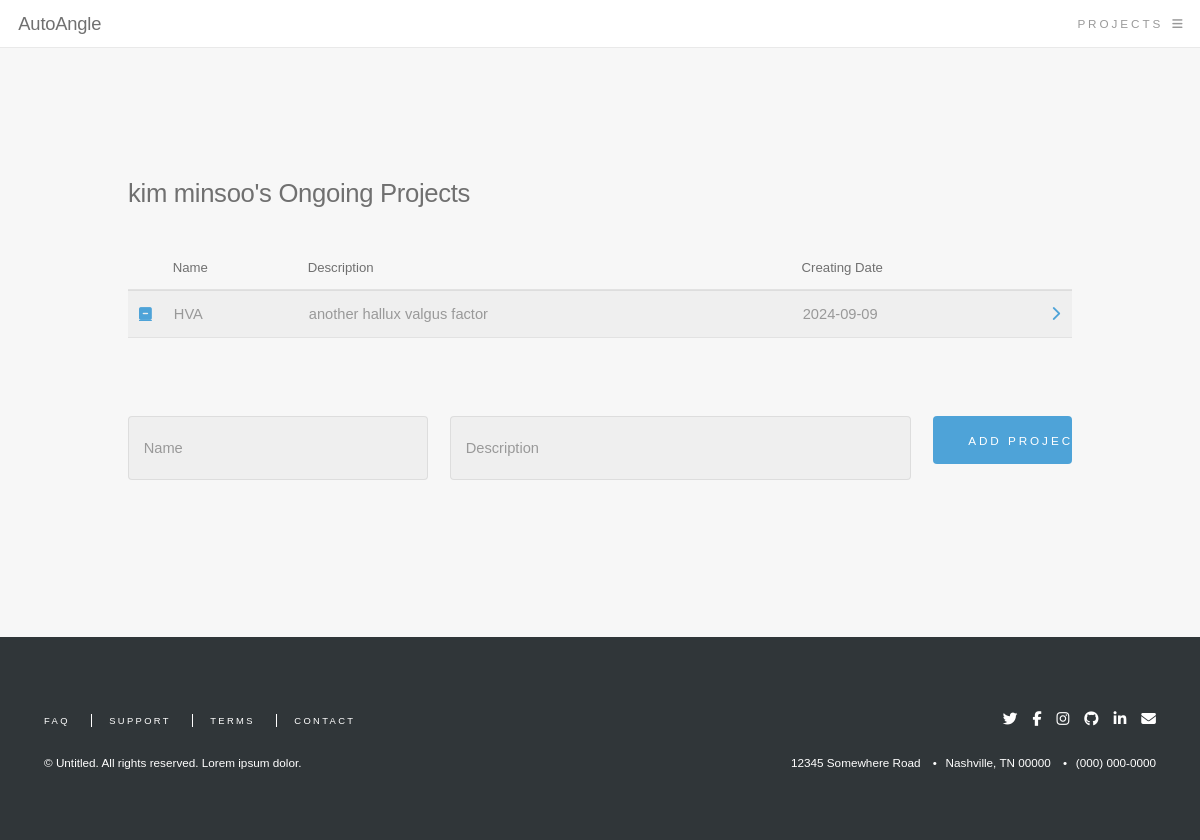
The app's page /project (signed in) with its own data.
### main.py (models this page shows)
class User(db.Model, UserMixin):
    __tablename__ = 'user'
    id = db.Column(db.Integer, primary_key=True)
    name = db.Column(db.String(100), nullable=False)
    email = db.Column(db.String(100), unique=True, nullable=False)
    password = db.Column(db.String(100), nullable=False)
    projects = db.relationship('Project', backref='owner', lazy=True)

class Project(db.Model):
    __tablename__ = 'project'
    id = db.Column(db.Integer, primary_key=True)
    name = db.Column(db.String(100),nullable=False)
    description = db.Column(db.String(255),nullable=False)
    project_time = db.Column(db.String(100))
    user_id = db.Column(db.Integer, db.ForeignKey('user.id'), nullable=False)
    files = db.relationship('File', backref='project', lazy=True)

### main.py (the view, shortened to what this page needs)
@app.route("/project", methods=["GET", "POST"])
@login_required
def project():
    projects = Project.query.filter_by(user_id=current_user.id).all()
    return render_template('project.html', projects = projects)

### main.py (called while the page is built)
@login_manager.user_loader
def load_user(user_id):
    return db.session.query(User).get(user_id)

### templates/project.html (shortened to what this page needs)
<!DOCTYPE HTML>
<html>
	<head>
		<link rel="stylesheet" href="static/assets/css/main.css" />
	</head>
	<body class="is-preload">
			<header id="header">
				<h1><a href="{{ url_for('main') }}">AutoAngle</a></h1>
				<a href="#menu">Projects</a>
			</header>
        <section style="padding: 8rem;">
            <h2>{{ current_user.name }}'s Ongoing Projects</h2>
            <br>
            <div class="table-wrapper">
                <table>
                    <thead>
                        <tr>
                            <th style="width: 2rem;"></th>
                            <th>Name</th>
                            <th>Description</th>
                            <th>Creating Date</th>
                            <th style="width: 2rem;"></th>
                        </tr>
                    </thead>
                    <tbody>
                        {% for project in projects %}
                            <tr>
                                <td><a href="{{ url_for('delete_project', project_id=project.id) }}" class="fa-solid fa-square-minus"></a></td>
                                <td>{{ project.name }}</td>
                                <td>{{ project.description }}</td>
                                <td>{{ project.project_time }}</td>
                                <td><a href='{{ url_for('file', project_number=project.id) }}' class="fa-solid fa-chevron-right" style="text-decoration: none;"></a></td>
                            </tr>
                        {% endfor %}
                    </tbody>
                </table>
                <br>
                <br>
                <form method="post" action="#">
                    <div class="row gtr-uniform">
                        <div class="col-4 col-12-xsmall">
                            <input type="text" name="project-name" id="project-name" placeholder="Name" style="height: 4rem;"/>
                        </div>
                        <div class="col-6 col-12-xsmall">
                            <input type="text" name="project-description" id="project-description" placeholder="Description" style="height: 4rem;" required/>
                        </div>
                        <div class="col-2 col-12-xsmall">
                            <button type="submit" class="button primary fit small">
                                Add Project
                            </button>
                        </div>
                </form>
            </div>
        </section>
			<footer id="footer">
				<div class="inner">
					<ul class="icons">
						<li><a href="#" class="icon brands fa-twitter"><span class="label">Twitter</span></a></li>
						<li><a href="#" class="icon brands fa-facebook-f"><span class="label">Facebook</span></a></li>
						<li><a href="#" class="icon brands fa-instagram"><span class="label">Instagram</span></a></li>
						<li><a href="#" class="icon brands fa-github"><span class="label">GitHub</span></a></li>
						<li><a href="#" class="icon brands fa-linkedin-in"><span class="label">LinkedIn</span></a></li>
						<li><a href="#" class="icon solid fa-envelope"><span class="label">Envelope</span></a></li>
					</ul>
					<ul class="contact">
						<li>12345 Somewhere Road</li>
						<li>Nashville, TN 00000</li>
						<li>(000) 000-0000</li>
					</ul>
					<ul class="links">
						<li><a href="#">FAQ</a></li>
						<li><a href="#">Support</a></li>
						<li><a href="#">Terms</a></li>
						<li><a href="#">Contact</a></li>
					</ul>
					<p class="copyright">&copy; Untitled. All rights reserved. Lorem ipsum dolor.</p>
				</div>
			</footer>
	</body>
</html>

### records on screen
User: name "kim minsoo"
Project: name "HVA", description "another hallux valgus factor", project_time "2024-09-09"
